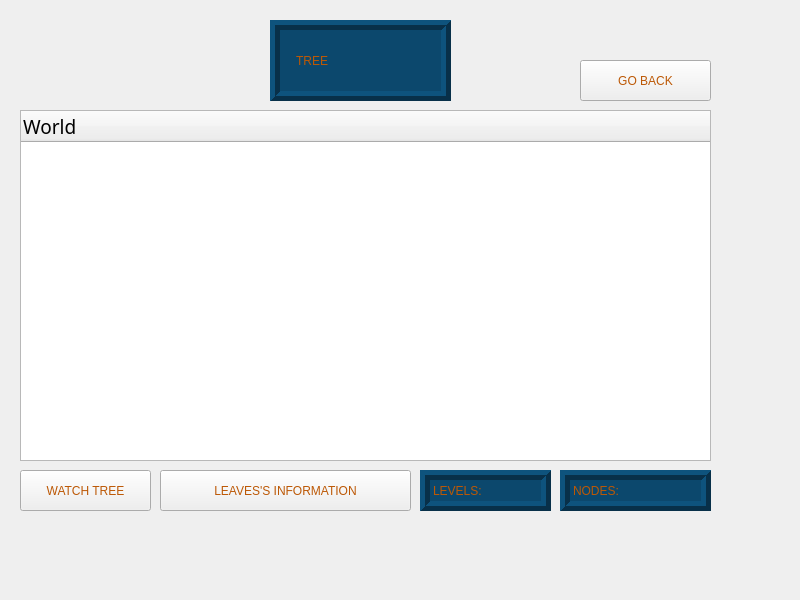
<?xml version="1.0" encoding="UTF-8"?>
<ui version="4.0">
 <class>Ventana_Arbol</class>
 <widget class="QMainWindow" name="Ventana_Arbol">
  <property name="geometry">
   <rect>
    <x>0</x>
    <y>0</y>
    <width>800</width>
    <height>600</height>
   </rect>
  </property>
  <property name="windowTitle">
   <string>MainWindow</string>
  </property>
  <widget class="QWidget" name="centralwidget">
   <widget class="QLabel" name="label">
    <property name="geometry">
     <rect>
      <x>0</x>
      <y>0</y>
      <width>741</width>
      <height>561</height>
     </rect>
    </property>
    <property name="text">
     <string/>
    </property>
    <property name="pixmap">
     <pixmap resource="Imagenes.qrc">:/Listas/fondo_Arbol.jpg</pixmap>
    </property>
    <property name="scaledContents">
     <bool>true</bool>
    </property>
   </widget>
   <widget class="QLabel" name="label_2">
    <property name="geometry">
     <rect>
      <x>270</x>
      <y>20</y>
      <width>181</width>
      <height>81</height>
     </rect>
    </property>
    <property name="styleSheet">
     <string notr="true">background-color: rgb(12, 72, 109);
font: 75 italic 24pt &quot;Times New Roman&quot;;
color: rgb(188, 88, 5);</string>
    </property>
    <property name="frameShape">
     <enum>QFrame::Box</enum>
    </property>
    <property name="frameShadow">
     <enum>QFrame::Raised</enum>
    </property>
    <property name="lineWidth">
     <number>5</number>
    </property>
    <property name="text">
     <string>    TREE</string>
    </property>
   </widget>
   <widget class="QTreeWidget" name="treeWidget">
    <property name="geometry">
     <rect>
      <x>20</x>
      <y>110</y>
      <width>691</width>
      <height>351</height>
     </rect>
    </property>
    <property name="font">
     <font>
      <family>Death Font</family>
      <pointsize>14</pointsize>
     </font>
    </property>
    <column>
     <property name="text">
      <string>World</string>
     </property>
    </column>
   </widget>
   <widget class="QPushButton" name="pushButton">
    <property name="geometry">
     <rect>
      <x>20</x>
      <y>470</y>
      <width>131</width>
      <height>41</height>
     </rect>
    </property>
    <property name="styleSheet">
     <string notr="true">font: 75 italic 15pt &quot;Times New Roman&quot;;
color: rgb(188, 88, 5);</string>
    </property>
    <property name="text">
     <string>WATCH TREE</string>
    </property>
   </widget>
   <widget class="QPushButton" name="pushButton_2">
    <property name="geometry">
     <rect>
      <x>160</x>
      <y>470</y>
      <width>251</width>
      <height>41</height>
     </rect>
    </property>
    <property name="styleSheet">
     <string notr="true">font: 75 italic 16pt &quot;Times New Roman&quot;;
color: rgb(188, 88, 5);</string>
    </property>
    <property name="text">
     <string>LEAVES'S INFORMATION</string>
    </property>
   </widget>
   <widget class="QLabel" name="label_3">
    <property name="geometry">
     <rect>
      <x>420</x>
      <y>470</y>
      <width>131</width>
      <height>41</height>
     </rect>
    </property>
    <property name="styleSheet">
     <string notr="true">background-color: rgb(12, 72, 109);
font: 75 italic 15pt &quot;Times New Roman&quot;;
color: rgb(188, 88, 5);</string>
    </property>
    <property name="frameShape">
     <enum>QFrame::Box</enum>
    </property>
    <property name="frameShadow">
     <enum>QFrame::Raised</enum>
    </property>
    <property name="lineWidth">
     <number>5</number>
    </property>
    <property name="text">
     <string>LEVELS:</string>
    </property>
   </widget>
   <widget class="QLabel" name="label_4">
    <property name="geometry">
     <rect>
      <x>560</x>
      <y>470</y>
      <width>151</width>
      <height>41</height>
     </rect>
    </property>
    <property name="styleSheet">
     <string notr="true">background-color: rgb(12, 72, 109);
font: 75 italic 15pt &quot;Times New Roman&quot;;
color: rgb(188, 88, 5);</string>
    </property>
    <property name="frameShape">
     <enum>QFrame::Box</enum>
    </property>
    <property name="frameShadow">
     <enum>QFrame::Raised</enum>
    </property>
    <property name="lineWidth">
     <number>5</number>
    </property>
    <property name="text">
     <string>NODES:</string>
    </property>
   </widget>
   <widget class="QPushButton" name="pushButton_3">
    <property name="geometry">
     <rect>
      <x>580</x>
      <y>60</y>
      <width>131</width>
      <height>41</height>
     </rect>
    </property>
    <property name="styleSheet">
     <string notr="true">font: 75 italic 18pt &quot;Times New Roman&quot;;
color: rgb(188, 88, 5);</string>
    </property>
    <property name="text">
     <string>GO BACK</string>
    </property>
   </widget>
  </widget>
 </widget>
 <resources>
  <include location="Imagenes.qrc"/>
 </resources>
 <connections/>
</ui>
